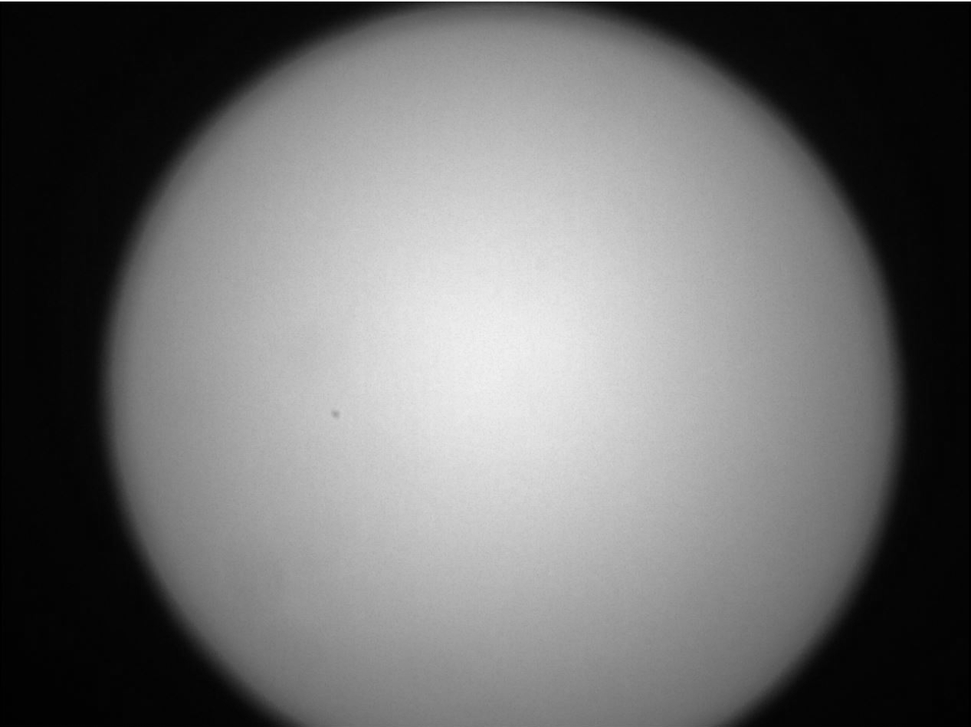
#> input picture image_processing/sun_gray.bmp, 971 x 727 px, shrunk from 1267 x 948 before the run
$ python test_image_pca.py
#> lines starting #> are read from the running program, lines starting #| are printed output that depends on the picture; after the words box and inside, x2 and y2 are one past the last pixel; in counts of white or black regions, pixels touching at a corner belong together
### image_processing/region_properties.py
#!/usr/bin/python3

# Region Properties
import cv2
import math
import numpy

### Description: The region_properties class will be used to find the "center" of the sun, returning the pixel location
### This class contains the function GetCenter, which takes an image of the sun, and returns its "center" based on pixel location
class region_properties:
    ### Description: This function perfroms "Principle Component Analysis" on the image passed to GetCenter()
    ###
    ### Flow: --> Image and pixel intensity (label) are arguments
    ###     --> Perform Principle Component Analysis on the image, using the label as the pixels to operate on
    ### Input: Image, pixel intensity
    ### Output: Pixel location of the "center" (height, width)
    def RegionProperties(Input, label):
        height, width = Input.shape # image assumed to be grayscale
        m00 = 0
        m01 = 0
        m10 = 0
        for x in range(0,height):
            for y in range(0,width):
                if(Input[x,y]==label):
                    m00 = m00 + 1
                    m01 = m01 + y
                    m10 = m10 + x
        xc = m10/m00
        yc = m01/m00

        return xc, yc

    ### Description: Finds the "center" of an image of the sun
    ###
    ### Flow: --> Convert input image to grayscale
    ###     --> Threshold the image
    ###     --> Perform "Principle Component Analysis" on the thresholded image
    ### Inputs: Image of the sun
    ### Outputs: Pixel location of the "center" of the sun in the image, the height and width of the input image
    # [9 lines left out: function GetCenter, not called in this run]

    # The purpose of GetAxes() is for debugging, to visually show where the axes are drawn
    #
    # Not used in the main program
    def GetAxes(xc, yc):
        line1 = [[yc, yc],[xc, xc-25]]
        line2 = [[yc, yc-25],[xc, xc]]
        line3 = [[yc, yc+25],[xc, xc]]
        line4 = [[yc, yc],[xc, xc+25]]
        return line1, line2, line3, line4

### image_processing/test_image_pca.py
# !/usr/bin/python3

import cv2
import numpy
from matplotlib import pyplot
from region_properties import region_properties

if __name__ == '__main__':
	img = cv2.imread('sun_gray.bmp')
#> img is the input picture: shape (727, 971, 3); min 0, max 255, mean 111.1

	rp = region_properties

	# TODO: Add debug output if file does not load properly
	grayImg = cv2.cvtColor(img, cv2.COLOR_BGR2GRAY)
	ret,threshImg = cv2.threshold(grayImg, 60, 255, cv2.THRESH_BINARY)
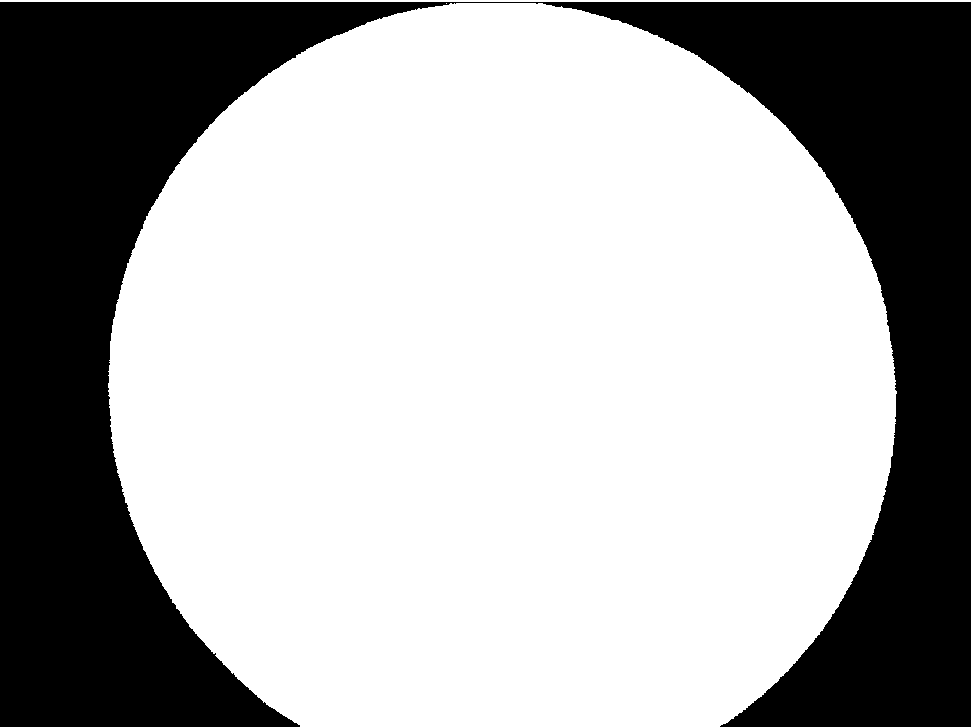
#> threshImg: shape (727, 971); 66.7% white; 1 black region, box (x1, y1, x2, y2) and area: (0, 2, 971, 727) 235108
	# cv2.imwrite('sun_thresh.bmp',threshImg)
	# TODO: Turn imwrite into a debug output to be stored for later debugging

	xc, yc = rp.RegionProperties(threshImg,255)
#> xc = 379.2; yc = 501.7
	line1, line2, line3, line4 = rp.GetAxes(xc, yc)
#> in GetAxes, `line1 = [[yc, yc],[xc, xc-25]]`: line1 = [[501.7, 501.7], [379.2, 354.2]]
#> in GetAxes, `line2 = [[yc, yc-25],[xc, xc]]`: line2 = [[501.7, 476.7], [379.2, 379.2]]
#> in GetAxes, `line3 = [[yc, yc+25],[xc, xc]]`: line3 = [[501.7, 526.7], [379.2, 379.2]]
#> in GetAxes, `line4 = [[yc, yc],[xc, xc+25]]`: line4 = [[501.7, 501.7], [379.2, 404.2]]
#> line1 = [[501.7, 501.7], [379.2, 354.2]]; line2 = [[501.7, 476.7], [379.2, 379.2]]; line3 = [[501.7, 526.7], [379.2, 379.2]]; line4 = [[501.7, 501.7], [379.2, 404.2]]

	pyplot.figure("Threshold Image")
	pyplot.imshow(threshImg, cmap = 'gray')
	pyplot.figure("Original With Center (" + str(xc) + "," + str(yc) + ")")
	pyplot.imshow(grayImg, cmap = 'gray')
	pyplot.plot(line1[0],line1[1], 'k-')
	pyplot.plot(line2[0],line2[1], 'k-')
	pyplot.plot(line3[0],line3[1], 'k-')
	pyplot.plot(line4[0],line4[1], 'k-')

	pyplot.show()
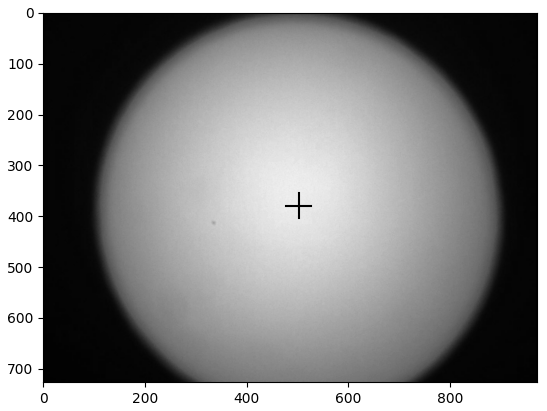
#> figure drawn by matplotlib, 1 panel
